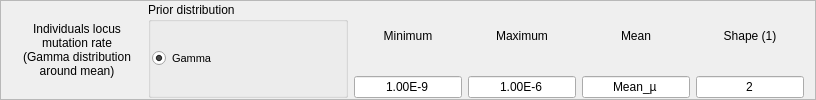
         <widget class="QFrame" name="secondFrame">
          <property name="maximumSize">
           <size>
            <width>16777215</width>
            <height>100</height>
           </size>
          </property>
          <property name="frameShape">
           <enum>QFrame::StyledPanel</enum>
          </property>
          <property name="frameShadow">
           <enum>QFrame::Raised</enum>
          </property>
          <layout class="QHBoxLayout" name="horizontalLayout_5">
           <property name="topMargin">
            <number>1</number>
           </property>
           <property name="bottomMargin">
            <number>1</number>
           </property>
           <item>
            <widget class="QLabel" name="label_13">
             <property name="minimumSize">
              <size>
               <width>130</width>
               <height>0</height>
              </size>
             </property>
             <property name="maximumSize">
              <size>
               <width>130</width>
               <height>16777215</height>
              </size>
             </property>
             <property name="font">
              <font>
               <pointsize>9</pointsize>
              </font>
             </property>
             <property name="text">
              <string>Individuals locus
mutation rate
(Gamma distribution
around mean)</string>
             </property>
             <property name="alignment">
              <set>Qt::AlignCenter</set>
             </property>
            </widget>
           </item>
           <item>
            <widget class="QGroupBox" name="groupBox_3">
             <property name="minimumSize">
              <size>
               <width>200</width>
               <height>0</height>
              </size>
             </property>
             <property name="maximumSize">
              <size>
               <width>200</width>
               <height>16777215</height>
              </size>
             </property>
             <property name="title">
              <string>Prior distribution</string>
             </property>
             <layout class="QHBoxLayout" name="horizontalLayout_6">
              <property name="spacing">
               <number>1</number>
              </property>
              <property name="leftMargin">
               <number>1</number>
              </property>
              <property name="rightMargin">
               <number>1</number>
              </property>
              <item>
               <widget class="QRadioButton" name="radioButton_9">
                <property name="font">
                 <font>
                  <pointsize>8</pointsize>
                 </font>
                </property>
                <property name="text">
                 <string>Gamma</string>
                </property>
                <property name="checked">
                 <bool>true</bool>
                </property>
               </widget>
              </item>
             </layout>
            </widget>
           </item>
           <item>
            <layout class="QVBoxLayout" name="verticalLayout_10">
             <item>
              <widget class="QLabel" name="label_14">
               <property name="maximumSize">
                <size>
                 <width>16777215</width>
                 <height>16777215</height>
                </size>
               </property>
               <property name="text">
                <string>Minimum</string>
               </property>
               <property name="alignment">
                <set>Qt::AlignCenter</set>
               </property>
              </widget>
             </item>
             <item>
              <widget class="QLineEdit" name="ilmrMinEdit">
               <property name="maximumSize">
                <size>
                 <width>16777215</width>
                 <height>16777215</height>
                </size>
               </property>
               <property name="text">
                <string>1.00E-9</string>
               </property>
               <property name="alignment">
                <set>Qt::AlignCenter</set>
               </property>
              </widget>
             </item>
            </layout>
           </item>
           <item>
            <layout class="QVBoxLayout" name="verticalLayout_11">
             <item>
              <widget class="QLabel" name="label_15">
               <property name="maximumSize">
                <size>
                 <width>16777215</width>
                 <height>16777215</height>
                </size>
               </property>
               <property name="text">
                <string>Maximum</string>
               </property>
               <property name="alignment">
                <set>Qt::AlignCenter</set>
               </property>
              </widget>
             </item>
             <item>
              <widget class="QLineEdit" name="ilmrMaxEdit">
               <property name="maximumSize">
                <size>
                 <width>16777215</width>
                 <height>16777215</height>
                </size>
               </property>
               <property name="text">
                <string>1.00E-6</string>
               </property>
               <property name="alignment">
                <set>Qt::AlignCenter</set>
               </property>
              </widget>
             </item>
            </layout>
           </item>
           <item>
            <layout class="QVBoxLayout" name="verticalLayout_12">
             <item>
              <widget class="QLabel" name="label_16">
               <property name="maximumSize">
                <size>
                 <width>16777215</width>
                 <height>16777215</height>
                </size>
               </property>
               <property name="text">
                <string>Mean</string>
               </property>
               <property name="alignment">
                <set>Qt::AlignCenter</set>
               </property>
              </widget>
             </item>
             <item>
              <widget class="QLineEdit" name="ilmrMeanEdit">
               <property name="maximumSize">
                <size>
                 <width>16777215</width>
                 <height>16777215</height>
                </size>
               </property>
               <property name="text">
                <string>Mean_µ</string>
               </property>
               <property name="alignment">
                <set>Qt::AlignCenter</set>
               </property>
               <property name="readOnly">
                <bool>true</bool>
               </property>
              </widget>
             </item>
            </layout>
           </item>
           <item>
            <layout class="QVBoxLayout" name="verticalLayout_13">
             <item>
              <widget class="QLabel" name="label_17">
               <property name="maximumSize">
                <size>
                 <width>16777215</width>
                 <height>16777215</height>
                </size>
               </property>
               <property name="text">
                <string>Shape (1)</string>
               </property>
               <property name="alignment">
                <set>Qt::AlignCenter</set>
               </property>
              </widget>
             </item>
             <item>
              <widget class="QLineEdit" name="ilmrShapeEdit">
               <property name="maximumSize">
                <size>
                 <width>16777215</width>
                 <height>16777215</height>
                </size>
               </property>
               <property name="text">
                <string>2</string>
               </property>
               <property name="alignment">
                <set>Qt::AlignCenter</set>
               </property>
              </widget>
             </item>
            </layout>
           </item>
          </layout>
         </widget>
